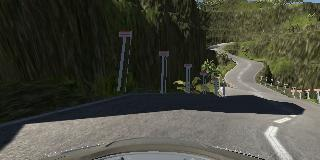
#> input picture test2.jpg, 320 x 160 px
$ python -i preprocess.py   (imports and definitions only)
#> lines starting #> are read from the running program, lines starting #| are printed output that depends on the picture
import cv2
import numpy as np
import skimage
import skimage.transform

def img_rgb2Lab(img):
    labImg = cv2.cvtColor(img, cv2.COLOR_RGB2Lab)
    return labImg

def img_rgb2HSV(img):
    labImg = cv2.cvtColor(img, cv2.COLOR_RGB2HSV)
    return labImg

def img_rgb2HLS(img):
    labImg = cv2.cvtColor(img, cv2.COLOR_RGB2HLS)
    return labImg

_resize_factor = 2

def img_resize(img):
    img = cv2.resize(img, (int(img.shape[1]/_resize_factor), int(img.shape[0]/_resize_factor)))
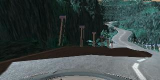
#> img: shape (80, 160, 3); mean of channels 0, 1, 2 71.3, 71.8, 61.1; drawn as B, G, R
    return(img)

def img_normalize(img):
    return(img/255.0)

#percent of image
_top_crop = 0.45
_bottom_crop = 0.15

def img_crop(img):
    height = int((1.0-_top_crop-_bottom_crop)*img.shape[0])
#> height = 32
    origin_y = int(_top_crop*img.shape[0])
#> origin_y = 36
    return(img[origin_y:origin_y+height,:])
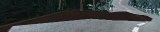
#> returned value: shape (32, 160, 3); mean of channels 0, 1, 2 76.4, 76.7, 70.6; drawn as B, G, R

def img_sharpen(img):
    kernel = np.array([[0,-1,0], [-1,5,-1], [0,-1,0]])
    return cv2.filter2D(img, -1, kernel)

def img_unsharp_mask(img):
    kernel = np.array([[1,4,6,4,1],
        [4,16,24,16,4],
        [6,24,-476,24,6],
        [4,16,24,16,4],
        [1,4,6,4,1]])/-256.0
    return cv2.filter2D(img, -1, kernel)

def img_pad(img, wt=200, ht=66):
    w=img.shape[1]
    h=img.shape[0]
    wp = int((wt-w)/2)
    hp = int((ht-h)/2)
    padded = np.zeros((ht,wt,3),dtype=np.uint8)
    padded[hp:h+hp, wp:w+wp,:]=img
    return(padded)

def img_untilt(img, distance=5):
    w=img.shape[1]
    h=img.shape[0]
    m1 = np.array(((0,0),(0,h),(w,h),(w,0)))
    m2 = np.array(((-distance,0),(0,h),(w,h),(w+distance,0)))
    projection = skimage.transform.ProjectiveTransform()
    projection.estimate(m2,m1)
    img = skimage.transform.warp(img, projection)
    return(img)

def img_untilt2(img, distance=5):
#> called with distance = 80
    w=img.shape[1]
#> w = 160
    h=img.shape[0]
#> h = 32
    pts1 = np.float32([[0,0],[w,0],[0,h],[w,h]])
#> pts1 = [[0, 0], [160, 0], [0, 32], [160, 32]]
    pts2 = np.float32([[-distance,0],[w+distance,0],[0,h],[w,h]])
#> pts2 = [[-80, 0], [240, 0], [0, 32], [160, 32]]

    M = cv2.getPerspectiveTransform(pts1,pts2)

    return cv2.warpPerspective(img,M,(w,h), flags=cv2.INTER_NEAREST)
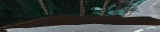
#> returned value: shape (32, 160, 3); mean of channels 0, 1, 2 63.5, 65.1, 59.6; drawn as B, G, R

def preprocess(img):
    img = img_resize(img)
    img = img_crop(img)
    img = img_untilt2(img,distance=80)
    img = img_rgb2HLS(img)
#> in img_rgb2HLS, `labImg = cv2.cvtColor(img, cv2.COLOR_RGB2HLS)`: labImg: shape (32, 160, 3); mean of channels 0, 1, 2 55.1, 62.5, 44.3
    b,g,r = cv2.split(img)
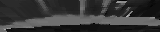
#> b: shape (32, 160); min 0, max 176, mean 55.1
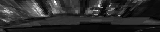
#> r: shape (32, 160); min 0, max 255, mean 44.3
    clahe = cv2.createCLAHE(clipLimit=2.0, tileGridSize=(12,12))
    g = clahe.apply(g)
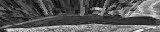
#> g: shape (32, 160); min 11, max 251, mean 88.8
    img=cv2.merge((b,g,r))
#> img: shape (32, 160, 3); mean of channels 0, 1, 2 55.1, 88.8, 44.3
    img_unsharp_mask(img)
#> in img_unsharp_mask, `return cv2.filter2D(img, -1, kernel)`:
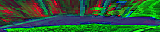
#> returned value: shape (32, 160, 3); mean of channels 0, 1, 2 55.6, 89, 44.5; drawn as B, G, R

    if len(img.shape)==2:
        img = img[:,:,None]
    return(img)

# [9 lines not run here, left out]

>>> import cv2
>>> picture = cv2.cvtColor(cv2.imread('test2.jpg'), cv2.COLOR_BGR2RGB)
>>> result = preprocess(picture)

$ run again, on test1.jpg
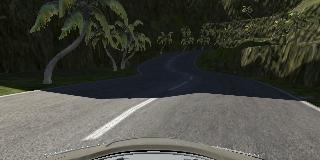
#> input picture test1.jpg, 320 x 160 px
#> in img_resize, `img = cv2.resize(img, (int(img.shape[1]/_resize_factor), int(img.shape..`:
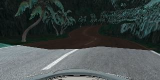
#> img: shape (80, 160, 3); mean of channels 0, 1, 2 73.1, 73.9, 66; drawn as B, G, R
#> labImg: shape (32, 160, 3); mean of channels 0, 1, 2 63.7, 77.6, 31.4
#> in img_unsharp_mask, `return cv2.filter2D(img, -1, kernel)`:
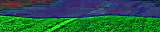
#> returned value: shape (32, 160, 3); mean of channels 0, 1, 2 64.2, 94, 31.7; drawn as B, G, R

$ run again, on test4.jpg
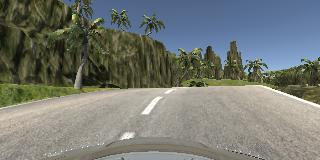
#> input picture test4.jpg, 320 x 160 px
#> labImg: shape (32, 160, 3); mean of channels 0, 1, 2 24.7, 126.1, 42.3
#> in img_unsharp_mask, `return cv2.filter2D(img, -1, kernel)`:
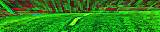
#> returned value: shape (32, 160, 3); mean of channels 0, 1, 2 24.8, 135.4, 42.3; drawn as B, G, R
